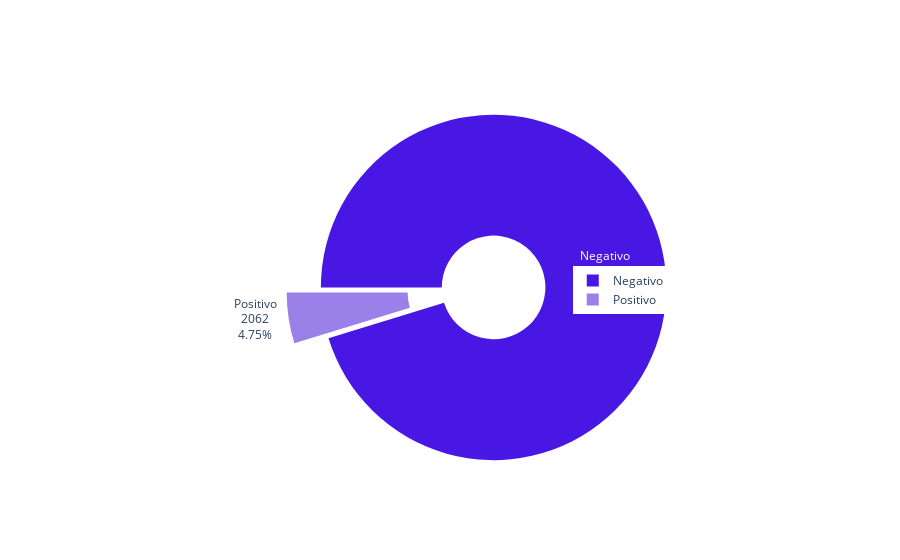

The cell this chart's notebook holds for it:
### Code cell
labels = ['Negativo', 'Positivo']
values = [41338, 2062]
fig = go.Figure(data=[go.Pie(labels=labels, values=values, textinfo='label+percent+value', hole=.3, rotation=-90)])
fig.update_layout(legend=dict(orientation="v", xanchor="center", x=0.75, y=0.5)) # title_text='Distribución de Género', title_x=0.5, title_y=0.9, title_font=dict(size=25), 
fig.update_traces(textfont_size=12, pull=[0.1, 0.1], marker=dict(colors=['#4817e4', '#9a81e9']), hoverinfo='label+percent+value')
fig.show()
fig.write_image(os.path.join(os.path.dirname(os.path.dirname(os.path.abspath('file'))), 'utils', "image", "cardio.png"))

### Figure 1 — Plotly figure (JSON) as saved in the notebook; plotly's stock layout.template omitted (floating-point values rounded to 4 significant figures)
{"data": [{"hole": 0.3, "hoverinfo": "label+percent+value", "labels": ["Negativo", "Positivo"], "marker": {"colors": ["#4817e4", "#9a81e9"]}, "pull": [0.1, 0.1], "rotation": -90, "textfont": {"size": 12}, "textinfo": "label+percent+value", "type": "pie", "values": [41338, 2062]}], "layout": {"legend": {"orientation": "v", "x": 0.75, "xanchor": "center", "y": 0.5}}}
